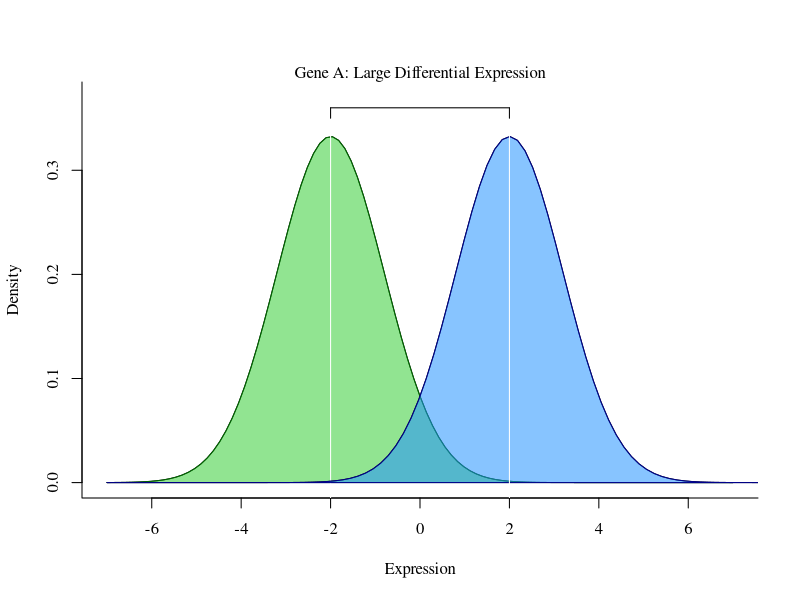
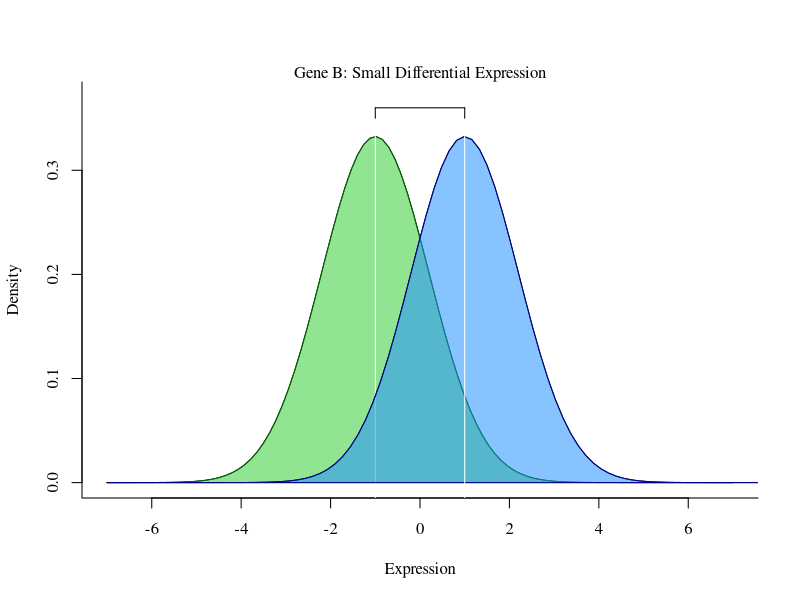
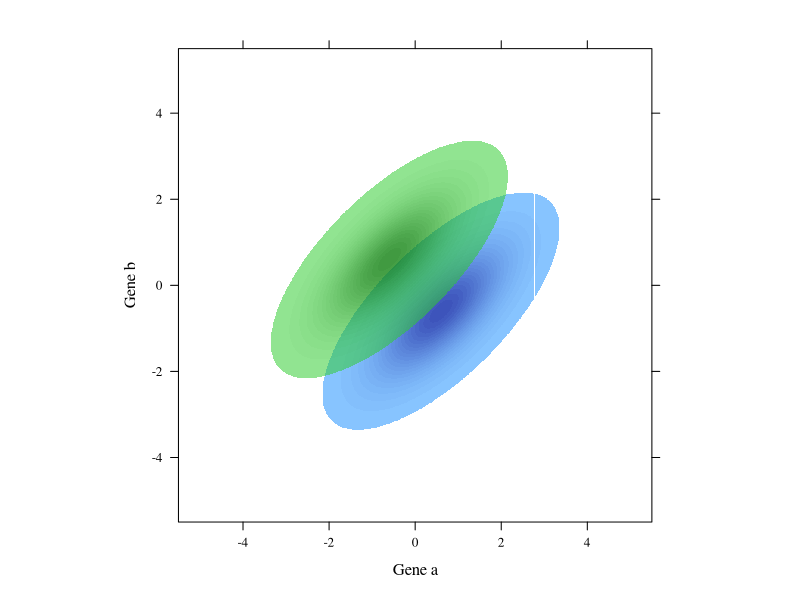
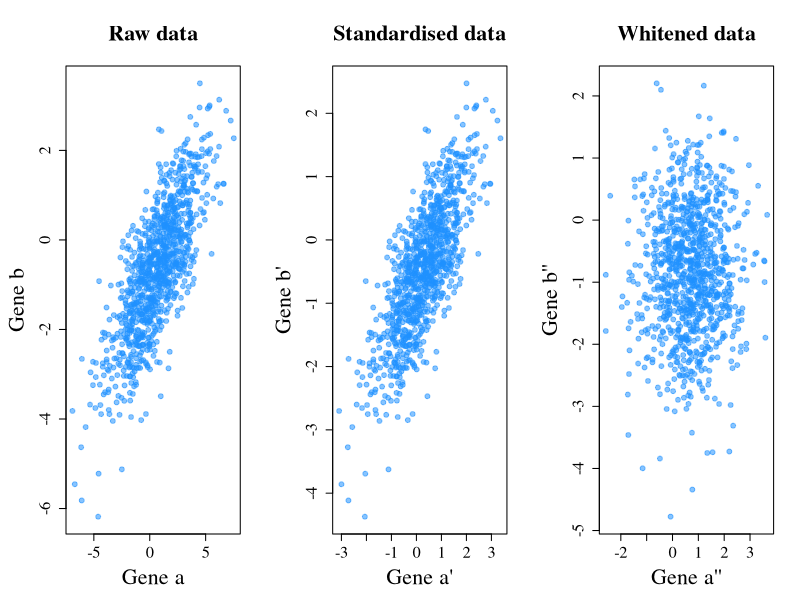
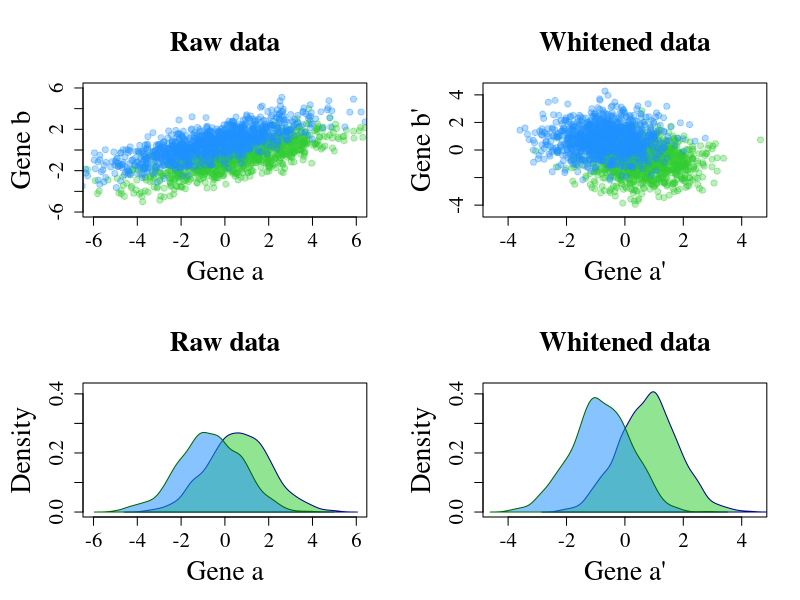

These charts were generated, in order, by the following R code:
## ---- chunk 1
knitr::opts_chunk$set(echo = TRUE)
knitr::opts_chunk$set(dev = 'svg')
library(mvtnorm)
library(lattice)
library(latticeExtra)
library(expm)
## ---- chunk 2
par(family="serif")
# Large DE
polygon(curve(expr = dnorm(x, mean = -2, sd = 1.2), 
              from = -7, to = 7, ylab = "Density", 
              xlab="Expression", bty = "L", ylim = c(0,0.37)),
        border = "#006400", col = "#32CD3288")
abline(v = -2, col= "white")
par(new=TRUE)
polygon(curve(expr = dnorm(x, mean = 2, sd = 1.2), 
              from = -7, to = 10, ylab = "", xlim = c(-7,7),
              xlab="", bty = "n", axes=FALSE, ylim = c(0,0.37)),
        border = "#00008B", col = "#1E90FF88")
abline(v = 2, col= "white")
lines(x=c(-2,2), y = c(0.36, 0.36))
lines(x=c(-2,-2), y = c(0.36, 0.35))
lines(x=c(2,2), y = c(0.36, 0.35))
mtext(text = "Gene A: Large Differential Expression", side = 3)


# Small DE
polygon(curve(expr = dnorm(x, mean = -1, sd = 1.2), 
              from = -7, to = 7, ylab = "Density", 
              xlab="Expression", bty = "L", ylim = c(0,0.37)),
        border = "#006400", col = "#32CD3288")
abline(v = -1, col= "white")
par(new=TRUE)
polygon(curve(expr = dnorm(x, mean = 1, sd = 1.2), 
              from = -7, to = 10, ylab = "", xlim = c(-7,7),
              xlab="", bty = "n", axes=FALSE, ylim = c(0,0.37)),
        border = "#00008B", col = "#1E90FF88")
abline(v = 1, col= "white")
lines(x=c(-1,1), y = c(0.36, 0.36))
lines(x=c(-1,-1), y = c(0.36, 0.35))
lines(x=c(1,1), y = c(0.36, 0.35))
mtext(text = "Gene B: Small Differential Expression", side = 3)

## ---- chunk 3
par(family="serif")
blue <- function(x,y) dmvnorm(cbind(x,y),c(0.6,-0.6),matrix(c(1,0.7,0.7,1),ncol=2))
green <- function(x,y) dmvnorm(cbind(x,y),c(-0.6,0.6),matrix(c(1,0.7,0.7,1),ncol=2))

precision <- 1000

colblue <- colorRamp(c("#1E90FF88","#00008BDD"), alpha = T)(seq(0,1,0.001))
colgreen <- colorRamp(c("#32CD3288","#006400DD"), alpha = T)(seq(0,1,0.001))

bmat <- outer(seq(-5, 5, length=precision), seq(-5, 5, length=precision), blue)
gmat <- outer(seq(-5, 5, length=precision), seq(-5, 5, length=precision), green)


blueplot <- contourplot(bmat, at=seq(.005,.3,.01),
          row.values =  seq(-5, 5, length=precision), 
          column.values = seq(-5, 5, length=precision),
          region=T, labels = F,
          contour = F,
          col = "white",
          colorkey = F,
          col.regions = rgb(colblue[,1:3], 
                            alpha = colblue[,4],
                            maxColorValue = 255),
          xlab = "Gene a", ylab= "Gene b", 
          par.settings=list(axis.text=list(fontfamily="serif"),
                            par.xlab.text=list(fontfamily="serif"),
                            par.ylab.text=list(fontfamily="serif"),
                            par.main.text=list(fontfamily="serif"),
                            par.sub.text=list(fontfamily="serif")))

greenplot <- contourplot(gmat, at=seq(.005,.3,.01),
          row.values =  seq(-5, 5, length=precision), 
          column.values = seq(-5, 5, length=precision),
          region=T, labels = F,
          contour = F,
          col = "white",
          col.regions = rgb(colgreen[,1:3], 
                            alpha = colgreen[,4],
                            maxColorValue = 255))

print(blueplot + as.layer(greenplot))

## ---- chunk 4
par(mfrow=c(1,3), family = "serif", mar = c(5,5,5,2))

# Covariance matrix
sigma <- matrix(c(5,2.4,2.4,2),ncol=2)
# Generate raw data
df <- rmvnorm(1000,c(0.6,-0.6),sigma)
plot(data.frame(df), xlab = "Gene a", ylab = "Gene b", main = "Raw data", 
     pch=19, col = "#1E90FF88", cex.lab=2, cex.main=2, cex.axis=1.5)

# Extract variance diagonal matrix and standardise data
V <- diag(diag(sigma))
dfstd <- data.frame(t(solve(sqrt(V))%*%t(df)))
plot(dfstd, xlab = "Gene a'", ylab = "Gene b'", main = "Standardised data",
     pch=19, col = "#1E90FF88", cex.lab=2, cex.main=2, cex.axis=1.5)

# Perform ZCA-cor whitening (see paper) to decorrelate data
P <- solve(sqrt(V))%*%sigma%*%solve(sqrt(V))
W <- solve(sqrtm(P))%*%solve(sqrtm(V))
dfwhite <- data.frame(t(W%*%t(df)))
plot(dfwhite, xlab = "Gene a''", ylab = "Gene b''", main = "Whitened data",
     pch=19, col = "#1E90FF88", cex.lab=2, cex.main=2, cex.axis=1.5)

## ---- chunk 5
par(mfrow=c(2,2), family = "serif", mar=c(5,5,5,2))
set.seed(3665364)
# Covariance matrix
sigma <- matrix(c(5,2.4,2.4,2),ncol=2)
# Generate raw data
df <- data.frame(rbind(rmvnorm(1000,c(0.6,-0.6),sigma),
                       rmvnorm(1000,c(-0.6,0.6),sigma)),
                 colour=rep(c("#32CD3255", "#1E90FF55"), each=1000), 
                 stringsAsFactors=F)
with(df, plot(X1, X2, xlab = "Gene a", ylab = "Gene b", main = "Raw data", 
              xlim=c(-6,6), ylim=c(-6,6), pch=19, col = colour, cex.lab=2, 
              cex.main=2, cex.axis=1.5))

# Perform ZCA-cor whitening (see paper) to decorrelate data
V <- diag(diag(sigma))
P <- solve(sqrt(V))%*%sigma%*%solve(sqrt(V))
W <- solve(sqrtm(P))%*%solve(sqrtm(V))
dfwhite <- data.frame(t(W%*%t(as.matrix(df[,1:2]))),
                      colour=rep(c("#32CD3255", "#1E90FF55"), each=1000), 
                      stringsAsFactors=F)
with(dfwhite, plot(X1, X2, xlab = "Gene a'", ylab = "Gene b'", xlim=c(-4.5,4.5), 
                   ylim=c(-4.5,4.5), main = "Whitened data", pch=19, col = colour, 
                   cex.lab=2, cex.main=2, cex.axis=1.5))

# plot marginal gene A Raw Data
plot(NA, ylim=c(0,0.42), xlim=c(-6,6), xlab = "Gene a", ylab = "Density", main = "Raw data",
     cex.lab=2, cex.main=2, cex.axis=1.5)
polygon(density(df$X2[1001:2000]), col = "#32CD3288", border = "#00008B")
polygon(density(df$X2[1:1000]), col = "#1E90FF88", border = "#006400")


# plot marginal gene A Whitened Data
plot(NA, ylim=c(0,0.42), xlim=c(-4.5,4.5), xlab = "Gene a'", ylab = "Density", 
     main = "Whitened data", cex.lab=2, cex.main=2, cex.axis=1.5)
polygon(density(dfwhite$X2[1001:2000]), col = "#32CD3288", border = "#00008B")
polygon(density(dfwhite$X2[1:1000]), col = "#1E90FF88", border = "#006400")
